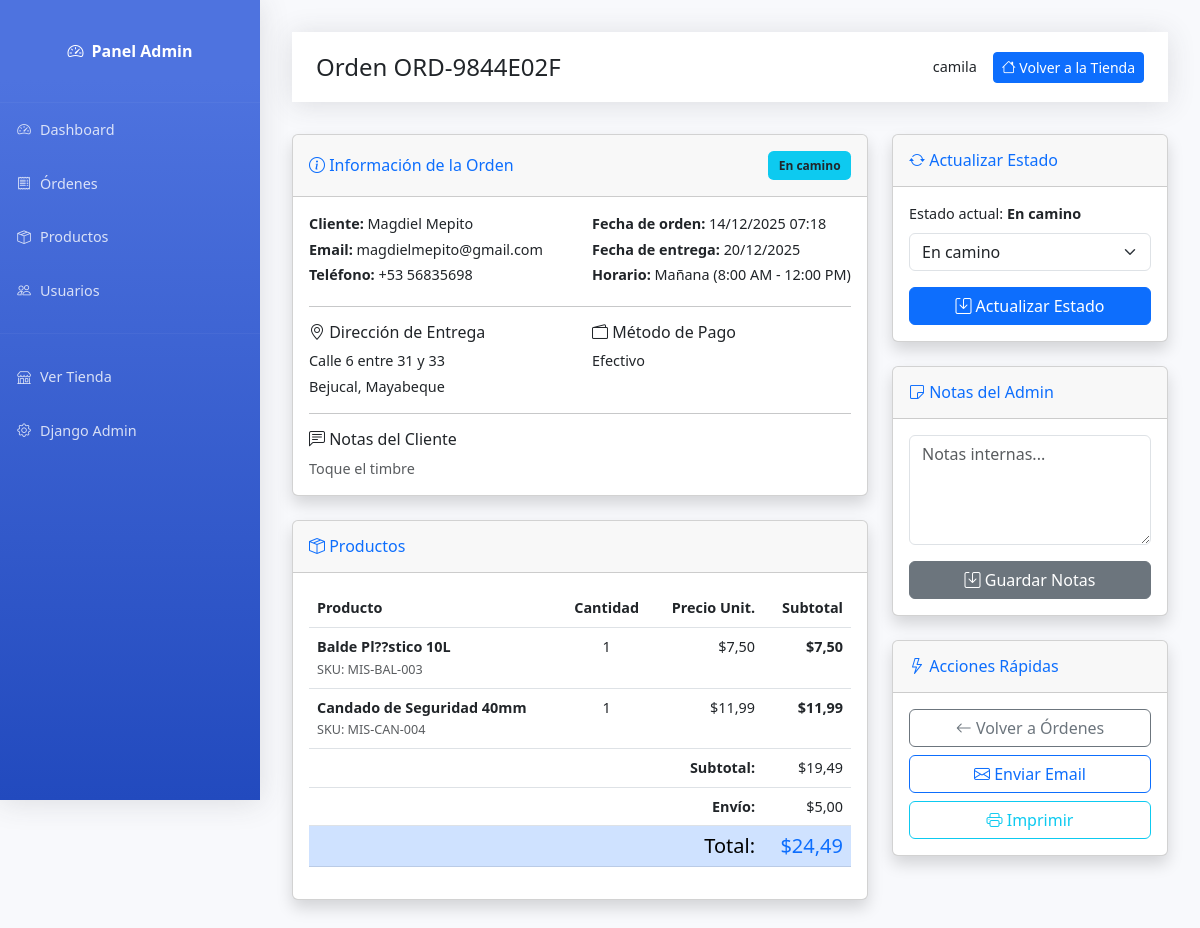
Page /admin-panel/orden/6/ (signed in) on the earlier database version.
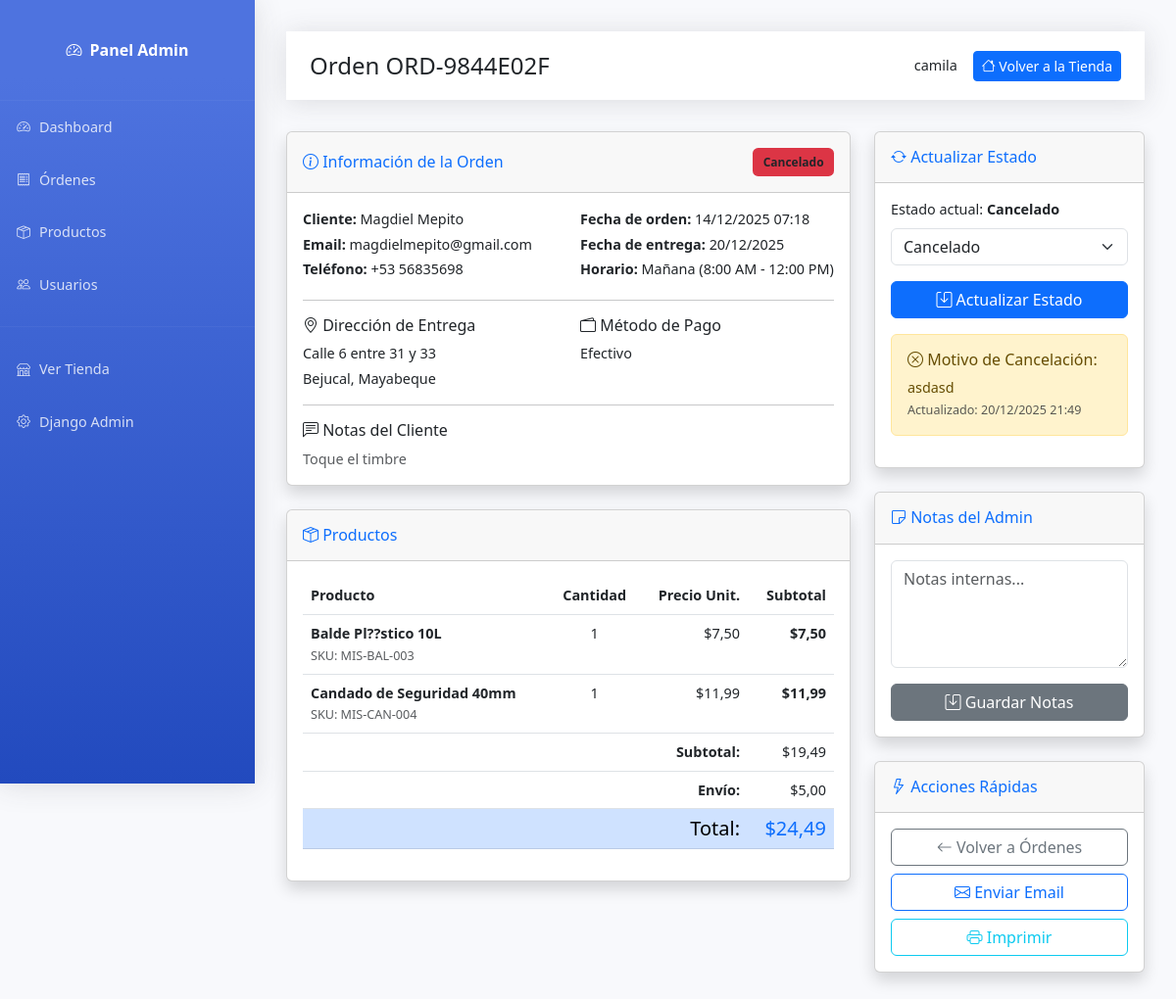
Same page on the later database version.
### shop/models.py (models this page shows, shortened)
class Order(models.Model):
    PAYMENT_CHOICES = [
        ('cash', 'Efectivo'),
        ('transfer', 'Transferencia'),
    ]
    STATUS_CHOICES = [
        ('pending', 'Pendiente'),
        ('confirmed', 'Confirmado'),
        ('preparing', 'Preparando'),
        ('in_transit', 'En camino'),
        ('delivered', 'Entregado'),
        ('cancelled', 'Cancelado'),
    ]
    DELIVERY_TIME_CHOICES = [
        ('morning', 'Mañana (8:00 AM - 12:00 PM)'),
        ('afternoon', 'Tarde (12:00 PM - 6:00 PM)'),
        ('evening', 'Noche (6:00 PM - 9:00 PM)'),
    ]
    user = models.ForeignKey(
        User,
        on_delete=models.CASCADE,
        related_name='orders',
        verbose_name="Usuario",
        db_index=True  # ✅ ÍNDICE: Para filtrar órdenes por usuario
    )
    order_number = models.CharField(
        max_length=20,
        unique=True,
        verbose_name="Número de orden",
        db_index=True  # ✅ ÍNDICE: Para búsqueda por número de orden
    )
    delivery_address = models.TextField(verbose_name="Dirección de entrega")
    delivery_city = models.CharField(max_length=100, verbose_name="Municipio")
    delivery_province = models.CharField(max_length=100, verbose_name="Provincia")
    contact_phone = models.CharField(max_length=17, verbose_name="Teléfono de contacto")
    delivery_date = models.DateField(verbose_name="Fecha de entrega", db_index=True)  # ✅ ÍNDICE: Para reportes por fecha
    delivery_time = models.CharField(max_length=50, choices=DELIVERY_TIME_CHOICES, verbose_name="Hora de entrega")
    payment_method = models.CharField(max_length=20, choices=PAYMENT_CHOICES, verbose_name="Método de pago")
    status = models.CharField(
        max_length=20,
        choices=STATUS_CHOICES,
        default='pending',
        verbose_name="Estado",
        db_index=True  # ✅ ÍNDICE: Filtro muy común
    )
    subtotal = models.DecimalField(max_digits=10, decimal_places=2, verbose_name="Subtotal")
    delivery_fee = models.DecimalField(max_digits=10, decimal_places=2, default=0, verbose_name="Costo de envío")
    total = models.DecimalField(max_digits=10, decimal_places=2, verbose_name="Total", db_index=True)  # ✅ ÍNDICE: Para reportes
    notes = models.TextField(blank=True, verbose_name="Notas adicionales")
    admin_notes = models.TextField(blank=True, verbose_name="Notas del administrador")
    cancellation_reason = models.TextField(blank=True, verbose_name="Motivo de cancelación")
    created_at = models.DateTimeField(auto_now_add=True, verbose_name="Fecha de creación", db_index=True)  # ✅ ÍNDICE: Ordenar
    updated_at = models.DateTimeField(auto_now=True, verbose_name="Última actualización")
    class Meta:
        verbose_name = "Orden"
        verbose_name_plural = "Órdenes"
        ordering = ['-created_at']
        indexes = [
            models.Index(fields=['user', '-created_at']),
            models.Index(fields=['status', '-created_at']),
            models.Index(fields=['status', 'user']),
            models.Index(fields=['created_at', 'status']),
        ]

### shop/views/admin/orders.py (the view, shortened to what this page needs)
# urls.py: path('admin-panel/orden/<int:order_id>/', views.admin_order_detail, name='admin_order_detail'),
@staff_member_required
def admin_order_detail(request, order_id):
    order = get_object_or_404(Order, pk=order_id)
    context = {
        'order': order,
        'status_choices': Order.STATUS_CHOICES,
    }
    return render(request, 'shop/admin/order_detail.html', context)

### shop/models.py (called while the page is built)
    @property
    def subtotal(self):
        return self.quantity * self.price

### shop/templates/shop/admin/order_detail.html (shortened to what the changed rows need)
{% extends 'shop/admin/base_admin.html' %}
{% block page_title %}Orden {{ order.order_number }}{% endblock %}
{% block content %}
<div class="row fade-in">
    <div class="col-lg-8">
        <div class="card shadow mb-4">
            <div class="card-header py-3 d-flex justify-content-between align-items-center">
                <h6 class="m-0 font-weight-bold text-primary">
                    <i class="bi bi-info-circle"></i> Información de la Orden
                </h6>
                <span class="status-badge
                    {% if order.status == 'pending' %}bg-warning text-dark
                    {% elif order.status == 'confirmed' %}bg-info
                    {% elif order.status == 'preparing' %}bg-primary
                    {% elif order.status == 'in_transit' %}bg-info
                    {% elif order.status == 'delivered' %}bg-success
                    {% else %}bg-danger
                    {% endif %}">
                    {{ order.get_status_display }}
                </span>
            </div>
            <div class="card-body">
                <div class="row mb-3">
                    <div class="col-md-6">
                        <p class="mb-1"><strong>Cliente:</strong> {{ order.user.get_full_name|default:order.user.username }}</p>
                        <p class="mb-1"><strong>Email:</strong> {{ order.user.email }}</p>
                        <p class="mb-1"><strong>Teléfono:</strong> {{ order.contact_phone }}</p>
                    </div>
                    <div class="col-md-6">
                        <p class="mb-1"><strong>Fecha de orden:</strong> {{ order.created_at|date:"d/m/Y H:i" }}</p>
                        <p class="mb-1"><strong>Fecha de entrega:</strong> {{ order.delivery_date|date:"d/m/Y" }}</p>
                        <p class="mb-1"><strong>Horario:</strong> {{ order.get_delivery_time_display }}</p>
                    </div>
                </div>
                <hr>
                <div class="row">
                    <div class="col-md-6">
                        <h6><i class="bi bi-geo-alt"></i> Dirección de Entrega</h6>
                        <p class="mb-1">{{ order.delivery_address }}</p>
                        <p class="mb-0">{{ order.delivery_city }}, {{ order.delivery_province }}</p>
                    </div>
                    <div class="col-md-6">
                        <h6><i class="bi bi-wallet2"></i> Método de Pago</h6>
                        <p class="mb-0">{{ order.get_payment_method_display }}</p>
                    </div>
                </div>
                {% if order.notes %}
                <hr>
                <h6><i class="bi bi-chat-left-text"></i> Notas del Cliente</h6>
                <p class="mb-0 text-muted">{{ order.notes }}</p>
                {% endif %}
            </div>
        </div>
        <div class="card shadow mb-4">
            <div class="card-body">
                <div class="table-responsive">
                    <table class="table">
                        <thead>
                            <tr>
                                <th>Producto</th>
                                <th class="text-center">Cantidad</th>
                                <th class="text-end">Precio Unit.</th>
                                <th class="text-end">Subtotal</th>
                            </tr>
                        </thead>
                        <tfoot>
                            <tr>
                                <td colspan="3" class="text-end"><strong>Subtotal:</strong></td>
                                <td class="text-end">${{ order.subtotal }}</td>
                            </tr>
                            <tr>
                                <td colspan="3" class="text-end"><strong>Envío:</strong></td>
                                <td class="text-end">${{ order.delivery_fee }}</td>
                            </tr>
                            <tr class="table-primary">
                                <td class="text-end"><h5 class="mb-0 text-primary">${{ order.total }}</h5></td>
                            </tr>
                        </tfoot>
                    </table>
                </div>
            </div>
        </div>
    </div>
    <div class="col-lg-4">
        <div class="card shadow mb-4">
            <div class="card-body">
                <form method="post" id="updateStatusForm">
                    <div class="mb-3">
                        <label class="form-label">Estado actual:
                            <strong id="currentStatusDisplay">{{ order.get_status_display }}</strong>
                        </label>
                        <select name="status" id="statusSelect" class="form-select" required>
                            {% for value, label in status_choices %}
                                <option value="{{ value }}" {% if order.status == value %}selected{% endif %}>
                                    {{ label }}
                                </option>
                            {% endfor %}
                        </select>
                    </div>
                </form>
                {% if order.cancellation_reason %}
                    <div class="alert alert-warning mt-3">
                        <h6 class="alert-heading"><i class="bi bi-x-circle"></i> Motivo de Cancelación:</h6>
                        <p class="mb-0">{{ order.cancellation_reason }}</p>
                        <small class="text-muted">Actualizado: {{ order.updated_at|date:"d/m/Y H:i" }}</small>
                    </div>
                {% endif %}
            </div>
        </div>
    </div>
</div>
{% endblock %}

Differences in the rows shown:
changed Order "ORD-9844E02F": status "En camino" → "Cancelado"; cancellation_reason (not shown) → "asdasd"; updated_at (not shown) → "20/12/2025 21:49"
Other differences:
text now shown: "Motivo de Cancelación: Actualizado:"
